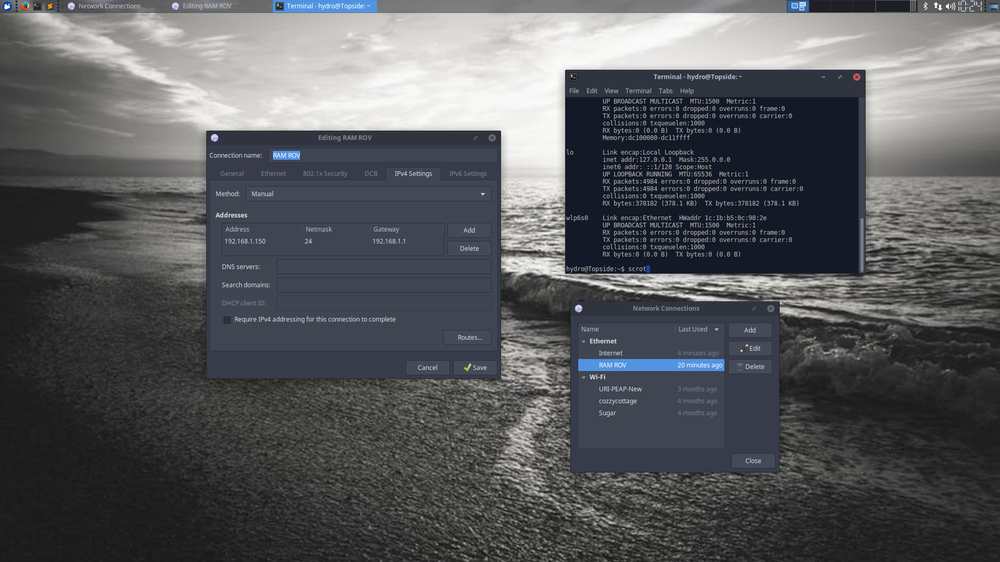
#> input picture TOPSIDE/ifconfig-TOPSIDE.png, 1000 x 562 px, shrunk from 1920 x 1080 before the run, given in place of ayload=13 ! rtpjpegdepay ! jpegdec ! videoconvert ! appsink , which was not available
$ python feature-detect.py
#> lines starting #> are read from the running program, lines starting #| are printed output that depends on the picture; after the words box and inside, x2 and y2 are one past the last pixel; in counts of white or black regions, pixels touching at a corner belong together; pictures that were not available may be replaced by others from this repository, and a replacement may not be noted
#!/usr/bin/env python

import numpy as np
import cv2
import sys
import imutils
from skimage import exposure
import time

font = cv2.FONT_HERSHEY_COMPLEX

pipeline_string = "udpsrc port=5000 ! application/x-rtp,encoding-name=JPEG,payload=13 ! rtpjpegdepay ! jpegdec ! videoconvert ! appsink "

video_capture = cv2.VideoCapture(pipeline_string, cv2.CAP_GSTREAMER)

numtri = 0
numsqr = 0
numcir = 0
numlin = 0

while True:

	ret, img = video_capture.read()
#> img is the input picture: shape (562, 1000, 3); mean B, G, R 92.4, 89.3, 87.7
	imCopy = img.copy()
	imgray = cv2.cvtColor(img, cv2.COLOR_BGR2GRAY)

	imgray = cv2.bilateralFilter(imgray, 11, 17, 17) #
	edged = cv2.Canny(imgray, 30, 200)             #
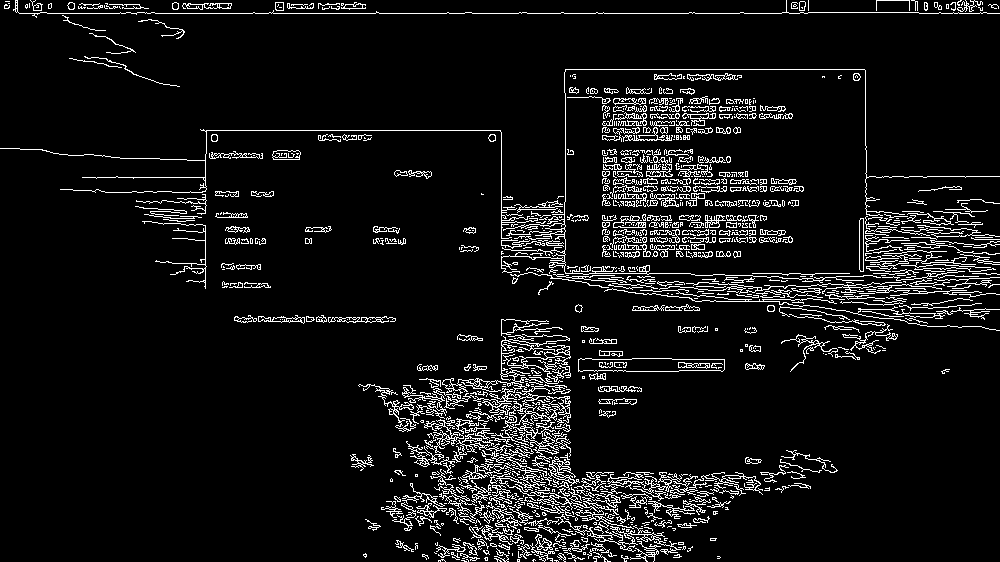
#> edged: shape (562, 1000); 7.4% white in thin lines or dots

	cnts = cv2.findContours(edged.copy(), cv2.RETR_TREE, cv2.CHAIN_APPROX_SIMPLE)
#> cnts = 1845 contours, 1520 with area under 20; largest, box (x1, y1, x2, y2) and area: (578, 358, 725, 372) 1718, (578, 358, 725, 372) 1716, (442, 334, 571, 470) 1289, (555, 514, 681, 555) 350, (607, 472, 682, 501) 297
	cnts = imutils.grab_contours(cnts)
	cnts = sorted(cnts, key = cv2.contourArea, reverse = True)[:20]
#> cnts = 20 contours; largest, box (x1, y1, x2, y2) and area: (578, 358, 725, 372) 1718, (578, 358, 725, 372) 1716, (442, 334, 571, 470) 1289, (555, 514, 681, 555) 350, (607, 472, 682, 501) 297
	screenCnt = None

	for cnt in cnts:
	    epsilon = 0.025*cv2.arcLength(cnt,True)
	    approx = cv2.approxPolyDP(cnt,epsilon,True)
	    cv2.drawContours(img, [approx], 0, (0), 5)
	    x = approx.ravel()[0]
	    y = approx.ravel()[1]

	    if len(approx) == 3:
	        cv2.putText(img, "Triangle", (x, y - 10), font, .5, (0,0,255))
	        numtri = numtri + 1
	    elif len(approx) == 4:
	        cv2.putText(img, "Rectangle", (x, y - 10), font, .5, (0,0,255))
	        numsqr = numsqr + 1
	    elif len(approx) == 5:
	        cv2.putText(img, "Pentagon", (x, y - 10), font, .5, (0,0,255))
	    elif 6 < len(approx) < 15:
	        cv2.putText(img, "Circle", (x, y - 10), font, .5, (0,0,255))
	        numcir = numcir + 1
	    else:
	        cv2.putText(img, "Line", (x, y - 10), font, .5, (0,0,255))
	        numlin = numlin + 1
#> this loop made 20 passes
#> (epsilon, approx, x, y, numtri) on passes 12, 19: (2.76, [[861, 218], [862, 271], [859, 269]], 861, 218, 1), (4.31, [[182, 6], [230, 8], [231, 3]], 182, 6, 2)
#> (epsilon, approx, x, y) on passes 1, 2, 3, 4, 5, 11: (8.1, [[578, 359], [578, 371], [724, 369], [724, 359]], 578, 359), (8.02, [[578, 360], [723, 359], [724, 369], [580, 371]], 578, 360), (108.5, [[503, 336], [546, 469]], 503, 336), (23.21, [[555, 517], [680, 549]], 555, 517), (14.51, [[681, 477], [607, 481], [659, 500], [650, 488]], 681, 477), (2.82, [[860, 218], [859, 269], [863, 271], [863, 218]], 860, 218)
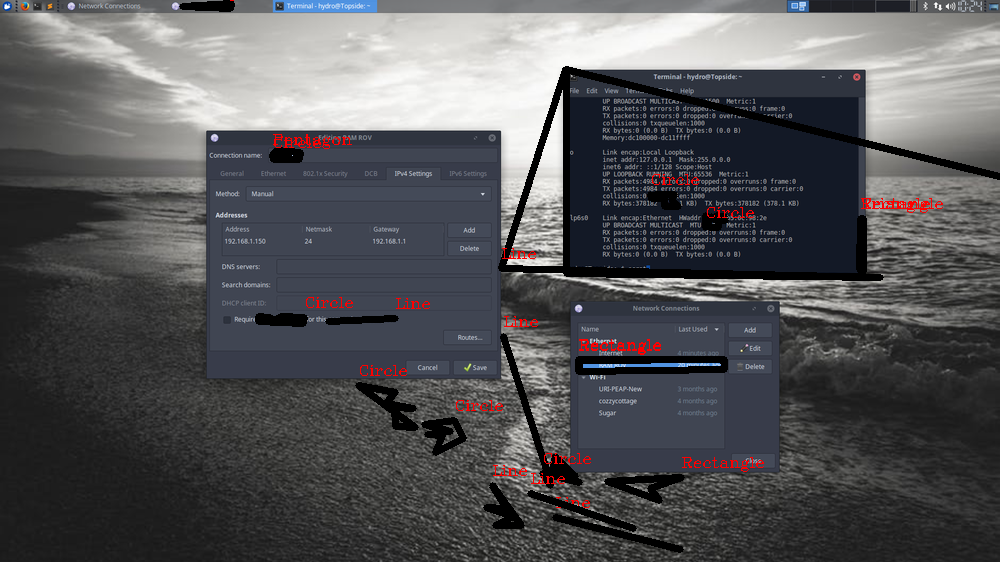
#> img: shape (562, 1000, 3); 4.49% of pixels changed, all inside (x1, y1, x2, y2) = (179, 0, 1000, 553)
#> after the loop, numcir = 7; numlin = 6; numsqr = 4; numtri = 2


	numtri = (numtri) * (.5)
#> numtri = 1
	numsqr = (numsqr) * (.5)
#> numsqr = 2
	numcir = (numcir) * (.5)
#> numcir = 3.5
	numlin = (numlin) * (.5)
#> numlin = 3

	totTri = "%s :Triangles" % numtri
#> totTri = '1.0 :Triangles'
	totSqr = "%s :Squares" % numsqr
#> totSqr = '2.0 :Squares'
	totCir = "%s :Circles" % numcir
#> totCir = '3.5 :Circles'
	totLin = "%s :Lines" % numlin
#> totLin = '3.0 :Lines'

	cv2.putText(img, totTri, (0, 15), font, .5, (0,0,255))
	cv2.putText(img, totSqr, (0, 30), font, .5, (0,0,255))
	cv2.putText(img, totCir, (0, 45), font, .5, (0,0,255))
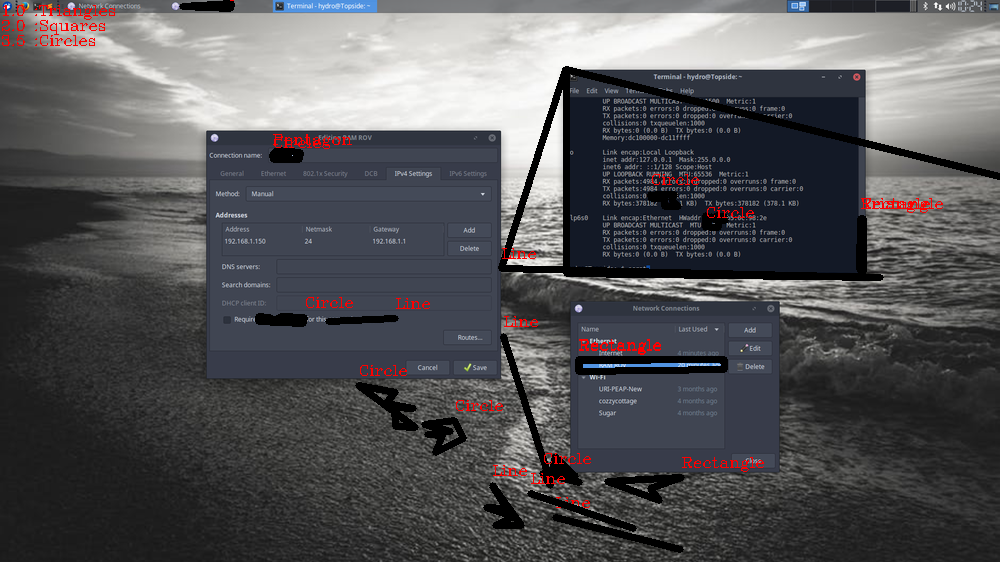
#> img: shape (562, 1000, 3); mean B, G, R 87.6, 84.8, 85.1
	cv2.putText(img, totLin, (0, 60), font, .5, (0,0,255))
#> img: shape (562, 1000, 3); 0.04% of pixels changed, all inside (x1, y1, x2, y2) = (2, 50, 81, 61)

	#cv2.drawContours(imCopy,cnts,-1,(0,255,0))
	cv2.imshow("shapes", img)

	numtri = 0
	numsqr = 0
	numcir = 0
	numlin = 0

	if cv2.waitKey(1) & 0xFF == ord('q'):
#> (key q is pressed here)
	    break


video_capture.release()
cv2.destroyAllWindows()
